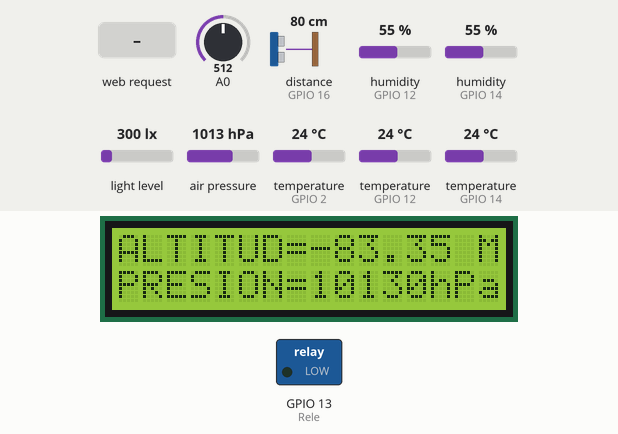
Simulated run of this sketch. Board: ESP8266 (NodeMCU). Shown: 16×2 character LCD, switched loads named in the sketch (green lamp = pin HIGH). The inputs (shaded band) are chosen by the test bench; at power-on: A0 = 512, distance to the obstacle (sensor on GPIO 16) 80 cm, humidity (sensors on GPIO 12, GPIO 14) 55 %, light level 300 lx, air pressure 1013 hPa, temperature (sensors on GPIO 2, GPIO 12, GPIO 14) 24 °C. The echo pulse lasts 58.3 µs per cm; WiFi joins after 1.5 s; servers stay silent unless stated; pins used as bus, display or sensor lines are not drawn; what the sketch prints to the serial monitor is not drawn.

Above: at 13.0 s.
13.1 s: A0 set to 716
At 14.2 s:
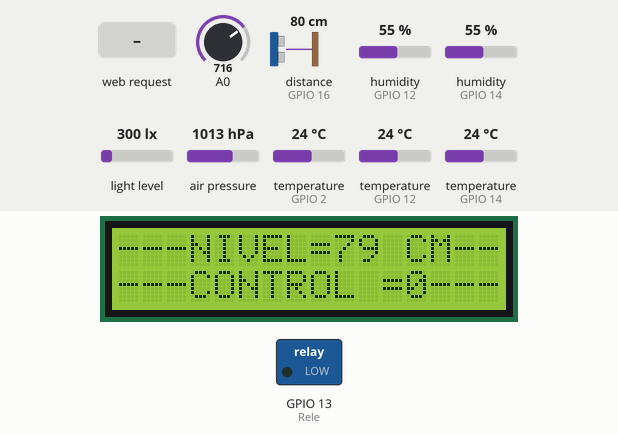
14.7 s: A0 set to 604
16.2 s: A0 set to 584
At 17.7 s:
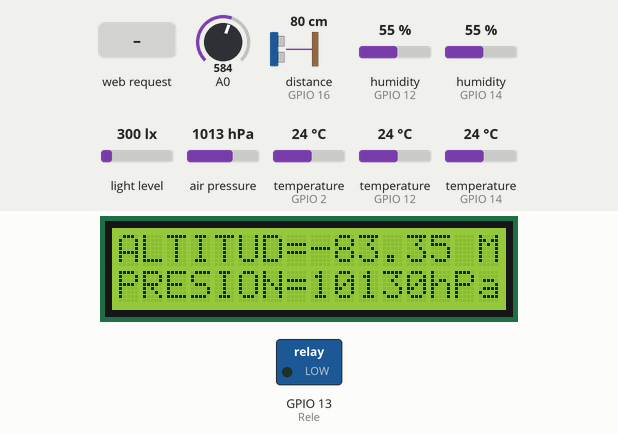
18.0 s: A0 set to 306
At 18.5 s:
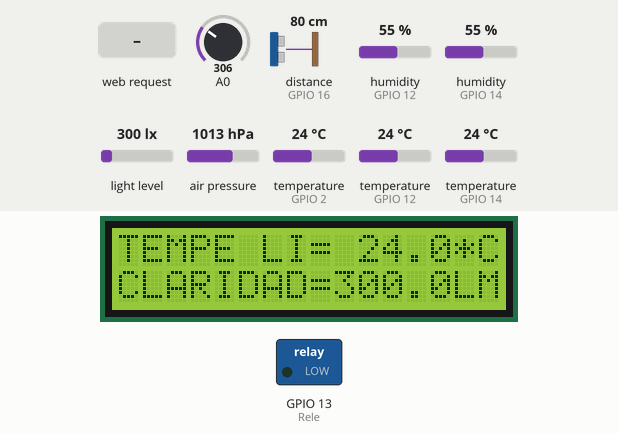
19.6 s: HTTP request GET /MA-Nivel received
25.9 s: A0 set to 273
27.4 s: A0 set to 248
At 28.5 s:
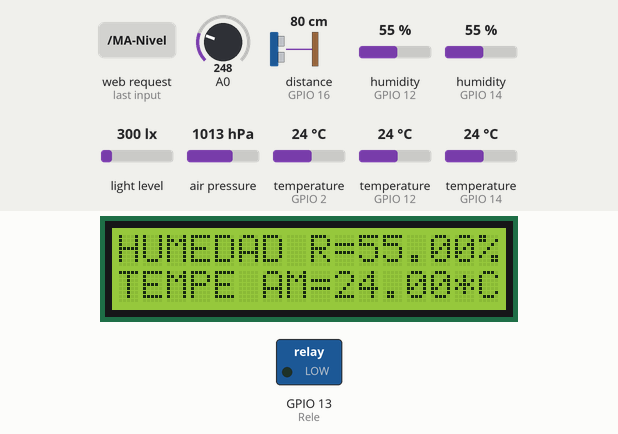
Timing chart, 0 to 30.1 s (numbered marks = the images above; inputs shaded):
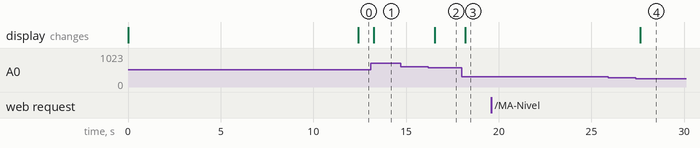

Measured:
- the behaviour switches between 596 and 595 on A0 (found by bisection; images 1 and 2)
- the behaviour switches between 258 and 257 on A0 (found by bisection; images 3 and 4)
- after the input at 13.1 s, the display: changes after 0.14 s (image 1)
- after the input at 14.7 s, every drawn part: stays the same
- after the input at 16.2 s, the display: changes after 0.34 s (image 2)
- after the input at 18.0 s, the display: changes after 0.19 s (image 3)
- after the input at 19.6 s, every drawn part: stays the same
- after the input at 25.9 s, every drawn part: stays the same
- after the input at 27.4 s, the display: changes after 0.24 s (image 4)

The sketch:

Monitoreo_ambiente.ino
```cpp
/*
2 Sensores DTH22  12 y 14
1 Sensor DS18B20  2
1 rele            13
1 sensor de nivel 10 Y 16
1 Sensor TSL2561  5-4
1 Sensor BMP180   5-4
1 Rele1=          13
*/

#include <ESP8266WiFi.h>
 #include <Wire.h>
#include <LiquidCrystal_I2C.h>
LiquidCrystal_I2C lcd(0x27,16,2);
//--------Sensor de humedad y temperatura (DTH22)
#include <DHT.h>
#define HT1 12
#define HT2 14
#define DHTTYPE DHT22
DHT dht1 (HT1, DHTTYPE,11);
DHT dht2 (HT2, DHTTYPE,11);
//--------Sensor de iluminaciòn (TSL2561)
#include <Adafruit_Sensor.h>
#include <Adafruit_TSL2561_U.h>
Adafruit_TSL2561_Unified tsl = Adafruit_TSL2561_Unified(TSL2561_ADDR_FLOAT, 12345);
//--------Sensor de presion admosferica (BMP180)
#include <Adafruit_BMP085.h>
Adafruit_BMP085 bmp;
//--------Sensor de temperatura (DS18B20)
#include <OneWire.h>
#include <DallasTemperature.h>
OneWire ourWire(2);
DallasTemperature sensors(&ourWire);

//--------Sensor de nivel (HC-SR04)
const int triger = 10;
const int echo = 16;
//-------------Control ON/OFF----------------------
const int Rele= 13;
int ESR=0;
//------------Selector del display ----------
const int Pot= A0;
//----------Variables internas--------------
float t1,t2,Tp,h1,h2,Hp,Selec;
int d;
long esp;
// ------------Datos de la red para entrar como cliente----------
const char* ssid = "RED NODE";
const char* password = "RED12345";

IPAddress ip(192,168,0,14);
IPAddress gateway(192, 168, 0, 1);
IPAddress subnet(255, 255, 255, 0);
WiFiServer server(80);


void setup()
{
  Serial.begin(9600);
  delay(10);
  dht1.begin();
  dht2.begin();
  bmp.begin();
  sensors.begin();
  lcd.begin();
  lcd.backlight();

 //------Estatus de conecxiòn------
  Serial.println();
  Serial.print("Conectando a la red WIFI ");
  Serial.println(ssid);
  WiFi.begin(ssid, password);
  WiFi.config(ip, gateway, subnet);
  while (WiFi.status() != WL_CONNECTED) {
  delay(500);
  Serial.print(".");
  }
  Serial.println("");
  Serial.println("WiFi conectado");
  server.begin();
  Serial.println("Servidor web ejecutándose, Esperando IP...");
  delay(10000);
  Serial.println(WiFi.localIP());
 //-------Declaraciòn de pines digitales-------
  pinMode(Rele, OUTPUT);
  digitalWrite(Rele, LOW);
  pinMode(triger, OUTPUT);
  pinMode(echo, INPUT);
  }
void loop()
{
{
  Desplegado_local();
}

{
     WiFiClient client = server.available();
     if (client)
      {
       Serial.println("New client");boolean blank_line = true;String currentLine = "";
       while (client.connected())
          {
           if (client.available()) {
           char c = client.read();
           Serial.write(c);
             if (c == '\n')
              {
              if (currentLine.length() == 0)
               {
                 client.println();
                 break;
               }
                 else
                 { currentLine = "";
                 }
              }
                 else if (c != '\r')
                 {  currentLine += c;
                 }
///////////////////////////////////////////////////////////////////////////  MEDICION DE VARIABLES  ////////////////////////////////////////////////////////////////////////////////////////////////
                                                         //#IP=192.168.5.12/Ta=27.05*C/Hr=39.20%/Tl=27.37*C/I=6.00lx/Tin=27.70*C/Al=1097.85m/Pr=8791hPa/Re=0/#
    if (currentLine.endsWith("GET /MA-Valores")) {
                   float t1 = dht1.readTemperature();float t2 = dht2.readTemperature();float Tp=((t1+t2)*.5);
                   float h1 = dht1.readHumidity();float h2 = dht2.readHumidity();float Hp=((h1+h2)*0.5);
                   sensors.requestTemperatures();
                   float Tl= sensors.getTempCByIndex(0);
                   sensors_event_t event;tsl.getEvent(&event);

                                                client.print("#IP=");    client.print(WiFi.localIP());   client.print("/");
                                                client.print("Ta=");client.print(Tp);           client.print("*C");client.print("/");
                                                client.print("Hr=");client.print(Hp);            client.print("%");client.print("/");
                                                client.print("Tl=");client.print(Tl);           client.print("*C");client.print("/");
                                                client.print("I=");client.print((event.light));client.print("lx");client.print("/");
                                                client.print("Tin=");client.print((bmp.readTemperature()));          client.print("*C");client.print("/");
                                                client.print("Al=");client.print((bmp.readAltitude(100305)));        client.print("m");client.print("/");
                                                client.print("Pr=");client.print( (bmp.readSealevelPressure()/10));client.print("hPa");client.print("/");
                                                client.print("Re=");client.print(ESR);client.println("/#");
                                                 }

//////////////////////////////////////////////////////////////////////////////  Monitoreo nivel  //////////////////////////////////////////////////////////////////////////////////////////////////
                                                                         //#IP=192.168.5.12/N=57cm/#

    if (currentLine.endsWith("GET /MA-Nivel")) {
                                               delay (2000);
                                               digitalWrite(triger, LOW);delayMicroseconds(20);digitalWrite(triger, HIGH);delayMicroseconds(20);digitalWrite(triger, LOW);esp = (pulseIn(echo, HIGH)/2); d = int(esp * 0.0343);

                                               client.print("#IP=");client.print(WiFi.localIP());client.print("/");client.print("N=");client.print(d); client.print("cm");
                                               client.println("/#");
                                               }

//////////////////////////////////////////////////////////////////////////////  CONTROL ON  //////////////////////////////////////////////////////////////////////////////////////////////////
                                                                        //#IP=192.168.5.12/R1=1/#
    if (currentLine.endsWith("GET /MA-R1-ON")) {
       ESR=1;
                                               digitalWrite(13, HIGH);client.print("#IP=");client.print(WiFi.localIP());client.print("/");client.print("R1=");client.print("1");
                                               client.println("/#");
                                               }
////////////////////////////////////////////////////////////////////////////// CONTROL OFF //////////////////////////////////////////////////////////////////////////////////////////////////
                                                                        //#IP=192.168.5.12/R1=0/#
    if (currentLine.endsWith("GET /MA-R1-OFF")) {
       ESR=0;
                                                digitalWrite(13, LOW);client.print("#IP=");client.print(WiFi.localIP());client.print("/");client.print("R1=");client.print("0");
                                                client.println("/#");
                                                }
      }
      }
////////  Se cierra la conexion:  //////////////////////////////////////////////////
        client.stop();
        Serial.println("cliente desconectado");
        }
        }
}
void Desplegado_local()
{
                   float t1 = dht1.readTemperature();float t2 = dht2.readTemperature();float Tp=((t1+t2)*.5);
                   float h1 = dht1.readHumidity();float h2 = dht2.readHumidity();float Hp=((h1+h2)*0.5);
                   sensors.requestTemperatures();
                   float Tl= sensors.getTempCByIndex(0);
                   sensors_event_t event;tsl.getEvent(&event);
                   digitalWrite(triger, LOW);delayMicroseconds(20);digitalWrite(triger, HIGH);delayMicroseconds(20);digitalWrite(triger, LOW);esp = (pulseIn(echo, HIGH)/2); d = int(esp * 0.0343);
                   int Pot = analogRead (A0);

  Selec=map(Pot,3,850,1,6);
  if (Selec == 1)
     {
  lcd.clear();
      lcd.clear();
      lcd.setCursor(0,0);
      lcd.print("-----KUBEET-----");
      lcd.setCursor(0,1);
      lcd.print("MODULO--AMBIENTE");
     }
 else if (Selec == 2)
     {
  lcd.clear();
      lcd.setCursor(0,0);
      lcd.print("HUMEDAD R=");
      lcd.setCursor(10,0);
      lcd.print(Hp);
      lcd.setCursor(15,0);
      lcd.print("%");
      lcd.setCursor(0,1);
      lcd.print("TEMPE AM=");
      lcd.setCursor(9,1);
      lcd.print(Tp);
      lcd.setCursor(14,1);
      lcd.print("*C");
     }
 else if (Selec == 3)
     {
  lcd.clear();
      lcd.setCursor(0,0);
      lcd.print("TEMPE LI=");
      lcd.setCursor(10,0);
      lcd.print(Tl);
      lcd.setCursor(14,0);
      lcd.print("*C");
      lcd.setCursor(0,1);
      lcd.print("CLARIDAD=");
      lcd.setCursor(9,1);
      lcd.print((event.light));
      lcd.setCursor(14,1);
      lcd.print("LM");
     }
 else if (Selec == 4)
     {
  lcd.clear();
      lcd.setCursor(0,0);
      lcd.print("ALTITUD=");
      lcd.setCursor(8,0);
      lcd.print((bmp.readAltitude(100305)));
      lcd.setCursor(15,0);
      lcd.print("M");
      lcd.setCursor(0,1);
      lcd.print("PRESION=");
      lcd.setCursor(8,1);
      lcd.print((bmp.readSealevelPressure()/10));
      lcd.setCursor(13,1);
      lcd.print("hPa");
     }
 else if (Selec == 5)
     {
  lcd.clear();
      lcd.setCursor(0,0);
      lcd.print("---NIVEL=");
      lcd.setCursor(9,0);
      lcd.print(d);
      lcd.setCursor(12,0);
      lcd.print("CM---");
      lcd.setCursor(0,1);
      lcd.print("---CONTROL =");
      lcd.setCursor(12,1);
      lcd.print(ESR);
      lcd.setCursor(13,1);
      lcd.print("---");
     }
 else if (Selec == 6)
     {
  lcd.clear();
      lcd.setCursor(0,0);
      lcd.print("TEMPE IN=");
      lcd.setCursor(10,0);
      lcd.print((bmp.readTemperature()));
      lcd.setCursor(14,0);
      lcd.print("*C");
      lcd.setCursor(0,1);
      lcd.print("IP =");
      lcd.setCursor(4,1);
      lcd.print(WiFi.localIP());
     }
     else
     {
      lcd.clear();
     }
}
```
